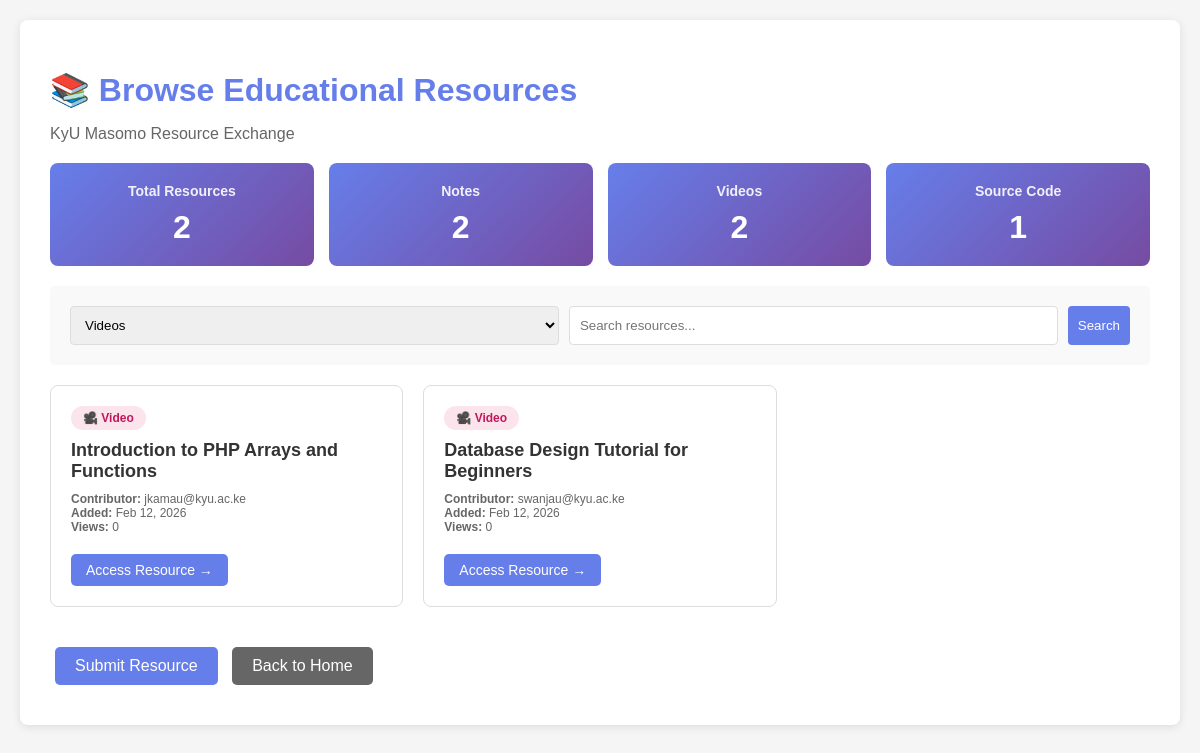
Screenshot of /masomo_resource_exchange/browse_resources.php?category=Video with the database file from the repository.
### tables this page shows
CREATE TABLE IF NOT EXISTS educational_resources (
    id INT AUTO_INCREMENT PRIMARY KEY,
    resource_title VARCHAR(200) NOT NULL,
    resource_category ENUM('Notes', 'Video', 'Source Code') NOT NULL,
    resource_url VARCHAR(500) NOT NULL,
    contributor_email VARCHAR(100) NOT NULL,
    submission_date TIMESTAMP DEFAULT CURRENT_TIMESTAMP,
    views INT DEFAULT 0,
    is_approved BOOLEAN DEFAULT TRUE,
    INDEX idx_category (resource_category),
    INDEX idx_email (contributor_email),
    INDEX idx_date (submission_date)
);

### masomo_resource_exchange/browse_resources.php (the view, shortened to what this page needs)
<?php
$conn = getDBConnection();
$records_per_page = 5;
$page = isset($_GET['page']) ? (int)$_GET['page'] : 1;
$offset = ($page - 1) * $records_per_page;
$categoryFilter = isset($_GET['category']) ? $_GET['category'] : '';
$searchQuery = isset($_GET['search']) ? trim($_GET['search']) : '';
$whereConditions = [];
$params = [];
$types = '';
if (!empty($categoryFilter)) {
    $whereConditions[] = "resource_category = ?";
    $params[] = $categoryFilter;
    $types .= 's';
}
$whereClause = !empty($whereConditions) ? "WHERE " . implode(" AND ", $whereConditions) : "";
$countSql = "SELECT COUNT(*) as total FROM educational_resources $whereClause";
$countStmt = $conn->prepare($countSql);
if (!empty($params)) {
    $countStmt->bind_param($types, ...$params);
}
$countStmt->execute();
$totalRecords = $countStmt->get_result()->fetch_assoc()['total'];
$sql = "SELECT * FROM educational_resources $whereClause ORDER BY submission_date DESC LIMIT ? OFFSET ?";
$params[] = $records_per_page;
$params[] = $offset;
$types .= 'ii';
$stmt = $conn->prepare($sql);
if (!empty($params)) {
    $stmt->bind_param($types, ...$params);
}
$stmt->execute();
$result = $stmt->get_result();
$statsSql = "SELECT resource_category, COUNT(*) as count FROM educational_resources GROUP BY resource_category";
$statsResult = $conn->query($statsSql);
$stats = [];
while ($row = $statsResult->fetch_assoc()) {
    $stats[$row['resource_category']] = $row['count'];
}
?>
<!DOCTYPE html>
<html lang="en">
<head>
</head>
<body>
    <div class="container">
        <h1>📚 Browse Educational Resources</h1>
        <p style="color: #666;">KyU Masomo Resource Exchange</p>
        <div class="stats-grid">
            <div class="stat-card">
                <h3>Total Resources</h3>
                <div class="number"><?php echo $totalRecords; ?></div>
            </div>
            <div class="stat-card">
                <h3>Notes</h3>
                <div class="number"><?php echo isset($stats['Notes']) ? $stats['Notes'] : 0; ?></div>
            </div>
            <div class="stat-card">
                <h3>Videos</h3>
                <div class="number"><?php echo isset($stats['Video']) ? $stats['Video'] : 0; ?></div>
            </div>
            <div class="stat-card">
                <h3>Source Code</h3>
                <div class="number"><?php echo isset($stats['Source Code']) ? $stats['Source Code'] : 0; ?></div>
            </div>
        </div>
        <form method="GET" class="filters">
            <select name="category">
                <option value="Video" <?php echo $categoryFilter === 'Video' ? 'selected' : ''; ?>>Videos</option>
            </select>
            <input type="text" name="search" placeholder="Search resources..." value="<?php echo htmlspecialchars($searchQuery); ?>">
            <button type="submit">Search</button>
        </form>
        <?php if ($result->num_rows > 0): ?>
            <div class="resources-grid">
                <?php while ($row = $result->fetch_assoc()): ?>
                    <div class="resource-card">
                        <?php
                        $badgeClass = '';
                        switch ($row['resource_category']) {
                            case 'Video':
                                $badgeClass = 'badge-video';
                                $icon = '🎥';
                                break;
                        }
                        ?>
                        <span class="category-badge <?php echo $badgeClass; ?>">
                            <?php echo $icon . ' ' . htmlspecialchars($row['resource_category']); ?>
                        </span>
                        <div class="resource-title">
                            <?php echo htmlspecialchars($row['resource_title']); ?>
                        </div>
                        <div class="resource-meta">
                            <strong>Contributor:</strong> <?php echo htmlspecialchars($row['contributor_email']); ?><br>
                            <strong>Added:</strong> <?php echo date('M j, Y', strtotime($row['submission_date'])); ?><br>
                            <strong>Views:</strong> <?php echo $row['views']; ?>
                        </div>
                        <a href="<?php echo htmlspecialchars($row['resource_url']); ?>"
                           target="_blank"
                           class="resource-link"
                           onclick="recordView(<?php echo $row['id']; ?>)">
                            Access Resource →
                        </a>
                    </div>
                <?php endwhile; ?>
            </div>
        <?php endif; ?>
        <div style="margin-top: 30px;">
            <a href="upload_form.php" class="btn">Submit Resource</a>
            <a href="index.php" class="btn" style="background-color: #666;">Back to Home</a>
        </div>
    </div>
</body>
</html>

### masomo_resource_exchange/browse_resources.php (style rules this page uses)
body { font-family: Arial, sans-serif; margin: 0; padding: 20px; background-color: #f5f5f5; }
.container { max-width: 1200px; margin: 0 auto; background-color: white; padding: 30px; border-radius: 8px; box-shadow: 0 2px 10px rgba(0,0,0,0.1); }
h1 { color: #667eea; margin-bottom: 10px; }
.stats-grid { display: grid; grid-template-columns: repeat(auto-fit, minmax(200px, 1fr)); gap: 15px; margin: 20px 0; }
.stat-card { background: linear-gradient(135deg, #667eea 0%, #764ba2 100%); color: white; padding: 20px; border-radius: 8px; text-align: center; }
.stat-card h3 { margin: 0 0 10px 0; font-size: 14px; opacity: 0.9; }
.stat-card .number { font-size: 32px; font-weight: bold; }
.filters { background-color: #f9f9f9; padding: 20px; border-radius: 5px; margin: 20px 0; display: grid; grid-template-columns: 1fr 1fr auto; gap: 10px; }
.filters select, .filters input, .filters button { padding: 10px; border: 1px solid #ddd; border-radius: 4px; }
.filters button { background-color: #667eea; color: white; border: none; cursor: pointer; }
.resources-grid { display: grid; grid-template-columns: repeat(auto-fill, minmax(300px, 1fr)); gap: 20px; margin: 20px 0; }
.resource-card { background-color: white; border: 1px solid #ddd; border-radius: 8px; padding: 20px; transition: transform 0.2s, box-shadow 0.2s; }
.resource-title { font-size: 18px; font-weight: bold; color: #333; margin-bottom: 10px; }
.category-badge { display: inline-block; padding: 5px 12px; border-radius: 15px; font-size: 12px; font-weight: bold; margin-bottom: 10px; }
.badge-video { background-color: #fce4ec; color: #c2185b; }
.resource-meta { font-size: 12px; color: #666; margin: 10px 0; }
.resource-link { display: inline-block; padding: 8px 15px; background-color: #667eea; color: white; text-decoration: none; border-radius: 5px; font-size: 14px; margin-top: 10px; }
.btn { display: inline-block; padding: 10px 20px; background-color: #667eea; color: white; text-decoration: none; border-radius: 5px; margin: 10px 5px; }

### rows the page displays
educational_resources: resource_category "🎥", resource_category "Video", resource_title "Introduction to PHP Arrays and Functions", contributor_email "jkamau@kyu.ac.ke", submission_date "Feb 12, 2026", views "0"
educational_resources: resource_category "🎥", resource_category "Video", resource_title "Database Design Tutorial for Beginners", contributor_email "swanjau@kyu.ac.ke", submission_date "Feb 12, 2026", views "0"

### other values shown
$totalRecords "2"
$stats['Notes'] "2"
$stats['Video'] "2"
$stats['Source Code'] "1"
